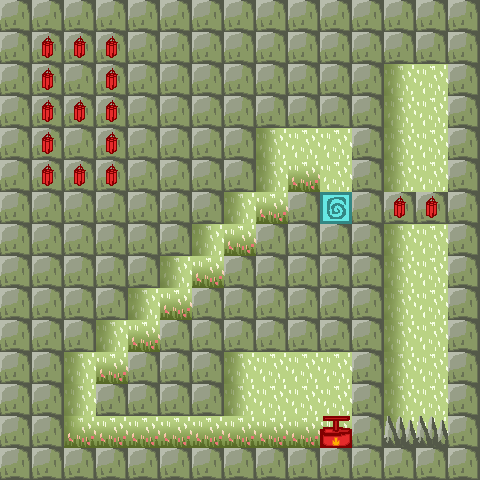

Tiled map render using the project's own tile images. Description and the whole map definition, tile-layer contents included, below:
An orthogonal 15x15 tile map with 32x32 px tiles, 2 tile layers (background, objects).

<map version="1.4" tiledversion="1.4.3" orientation="orthogonal" renderorder="right-down" width="15" height="15" tilewidth="32" tileheight="32" infinite="0" nextlayerid="3" nextobjectid="1">
 <tileset firstgid="1" source="testtiles2.tsx" />
 <layer id="1" name="background" width="15" height="15">
  <data encoding="csv">
2,2,2,2,2,2,2,2,2,2,2,2,2,2,2,
2,2,2,2,2,2,2,2,2,2,2,2,2,2,2,
2,2,2,2,2,2,2,2,2,2,2,2,20,2,2,
2,2,2,2,2,2,2,2,2,2,2,2,20,2,2,
2,2,2,2,2,2,2,2,20,2,2,2,20,2,2,
2,2,2,2,2,2,2,2,20,18,2,2,20,2,2,
2,2,2,2,2,2,2,20,18,2,2,2,20,2,2,
2,2,2,2,2,2,20,18,2,2,2,2,20,2,2,
2,2,2,2,2,20,18,2,2,2,2,2,20,2,2,
2,2,2,2,20,18,2,2,2,2,2,2,20,2,2,
2,2,2,20,18,2,2,2,2,2,2,2,20,2,2,
2,2,20,18,2,2,2,20,2,2,2,2,20,2,2,
2,2,20,2,2,2,2,20,2,2,2,2,20,2,2,
2,2,19,18,18,18,18,18,18,18,18,2,20,2,2,
2,2,2,2,2,2,2,2,2,2,2,2,2,2,2
</data>
 </layer>
 <layer id="2" name="objects" width="15" height="15">
  <data encoding="csv">
1,1,1,1,1,1,1,1,1,1,1,1,1,1,1,
1,9,9,9,1,1,1,1,1,1,1,1,1,1,1,
1,9,1,9,1,1,1,1,1,1,1,1,0,0,1,
1,9,9,9,1,1,1,1,1,1,1,1,0,0,1,
1,9,1,9,1,1,1,1,0,0,0,1,0,0,1,
1,9,9,9,1,1,1,1,0,0,0,1,0,0,1,
1,1,1,1,1,1,1,0,0,1,3,1,9,9,1,
1,1,1,1,1,1,0,0,1,1,1,1,0,0,1,
1,1,1,1,1,0,0,1,1,1,1,1,0,0,1,
1,1,1,1,0,0,1,1,1,1,1,1,0,0,1,
1,1,1,0,0,1,1,1,1,1,1,1,0,0,1,
1,1,0,0,1,1,1,0,0,0,0,1,0,0,1,
1,1,0,1,1,1,1,0,0,0,0,1,0,0,1,
1,1,0,0,0,0,0,0,0,0,8,1,4,4,1,
1,1,1,1,1,1,1,1,1,1,1,1,1,1,1
</data>
 </layer>
</map>
